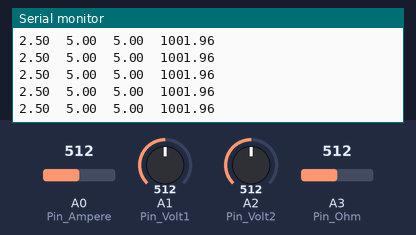
Bench run of a sketch on a simulated Arduino Uno, built with avr-gcc and run on an emulated ATmega328P. Parts: the last lines printed to the serial monitor. The inputs (shaded band) are chosen by the test bench; at power-on: A3 (Pin_Ohm) = 512, A0 (Pin_Ampere) = 512, A1 (Pin_Volt1) = 512, A2 (Pin_Volt2) = 512.

Above: at 1.2 s.
1.3 s: A3 (Pin_Ohm) set to 915
At 1.9 s:
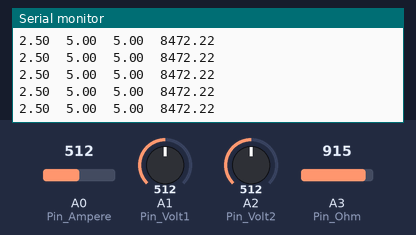
4.3 s: A3 (Pin_Ohm) set to 944
At 5.2 s:
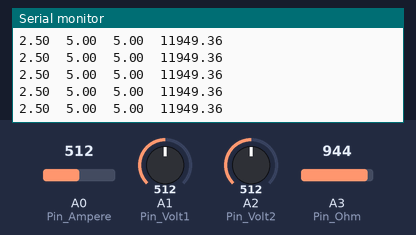
Timing chart, 0 to 7.3 s (numbered marks = the images above; inputs shaded):
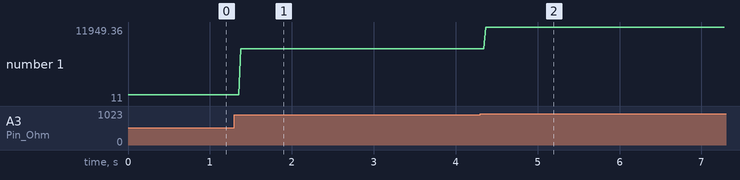

The sketch:

Multimeter.ino
```cpp
int Pin_Ampere = A0; // Pin Analog Input Amperemeter
int Pin_Volt1 = A1; // Pin Analog Input Voltmeter 1
int Pin_Volt2 = A2; // Pin Analog Input Voltmeter 2
int Pin_Ohm = A3; // Pin Analog Input Ohmmeter

// Fungsi untuk membaca nilai arus pada rangkaian Amperemeter
float Amperemeter(int Pin){
  float RA = 1000;             // Resistor Sensor Amperemeter
  float ADC_I = analogRead(Pin); // Baca nilai analog
  float VadcI = 5*ADC_I/1023;   // Voltase ADC
  float I_ukur = VadcI/RA;     // Arus dalam Ampere (A)
  return I_ukur*1000;
}

// Fungsi untuk membaca nilai tegangan pada rangkaian Voltmeter
float Voltmeter(int Pin){
  float RV1 = 1000;      // Resistor 1 Voltmeter 1k
  float RV2 = 1000;        // Resistor 2 Voltmeter 1k
  float ADC_V = analogRead(Pin);  // Baca nilai analog
  float VadcV = 5*ADC_V/1023;  // Voltase ADC
  float V_ukur = VadcV*(RV1+RV2)/RV2;// Tegangan terukur dalam Volt
  return V_ukur;
}

// Fungsi untuk membaca nilai hambatan pada rangkaian Ohmmeter
float Ohmmeter(int Pin){
  float Vcc = 5;        // Tegangan VCC
  float RO = 1000;        // Resistor Sensor Ohmmeter 1k
  float ADC_O = analogRead(Pin);  // Baca nilai Analog
  float VadcO = 5*ADC_O/1023;  // Voltase AdC
  float buffer =(Vcc/VadcO - 1);// Tegangan Buffer
  float R_uji = RO/buffer;    // Hambatan Resistor Uji (Ohm)
  return R_uji;
}

void setup() {
  Serial.begin(9600);
  pinMode(Pin_Ampere,INPUT);
  pinMode(Pin_Volt1,INPUT);
  pinMode(Pin_Volt2,INPUT);
  pinMode(Pin_Ohm,INPUT);

}

void loop() {
  // Hasil print akan seperti berikut :
  // A    V     O
  // 1.0  1.0   1.0
  // Setiap nilai dipisahkan oleh tab "\t"
  // Dapat diganti dengan Koma "," atau Titik Koma ";"
  float I = Amperemeter(Pin_Ampere);
  float V1 = Voltmeter(Pin_Volt1);
  float V2 = Voltmeter(Pin_Volt2);
  float R = Ohmmeter(Pin_Ohm);
  Serial.print(I);
  Serial.print("\t"); //Pemisah untuk pembacaan Python
  Serial.print(V1);
  Serial.print("\t"); //Pemisah untuk pembacaan Python
  Serial.print(V2);
  Serial.print("\t"); //Pemisah untuk pembacaan Python
  Serial.println(R);
}
```

Measured:
- after the input at 1.3 s, the serial monitor: prints a new line after 0.07 s (image 1)
- after the input at 4.3 s, the serial monitor: prints a new line after 0.07 s (image 2)
- plotted number 1: 1001.96 → 8472.22 after the input at 1.3 s, 8472.22 → 11 after the input at 4.3 s
